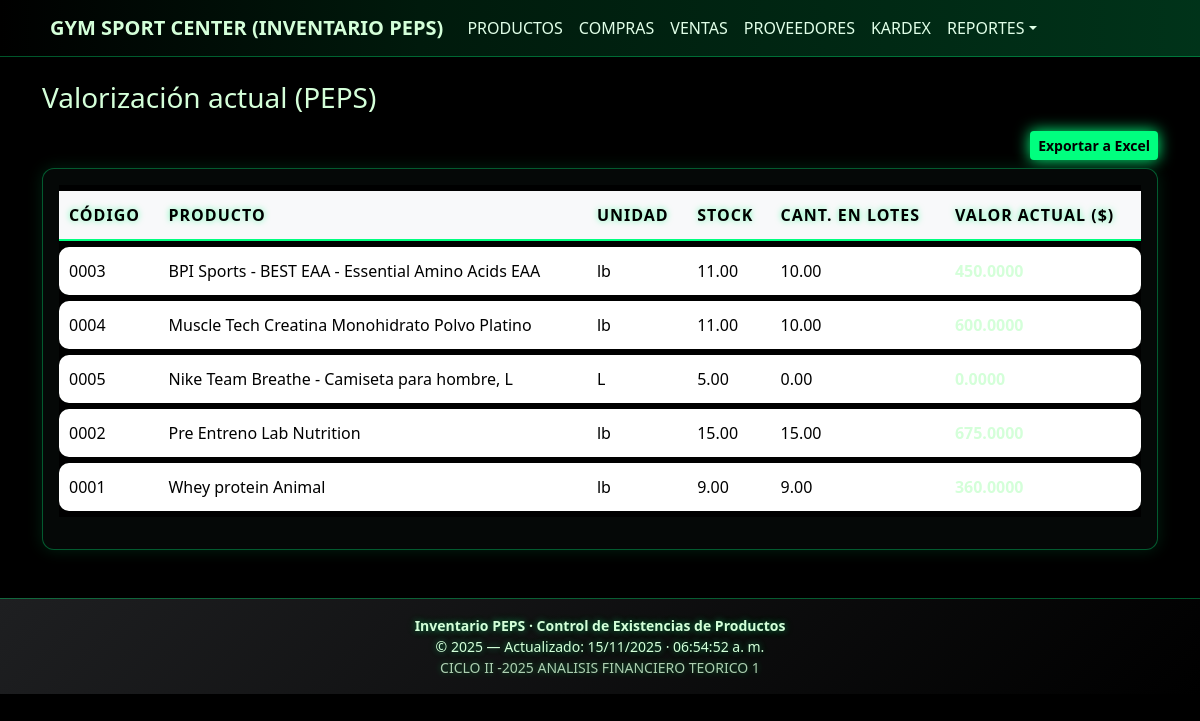
Before: /index.php?controller=reportes&action=valorizacion with the older database file.
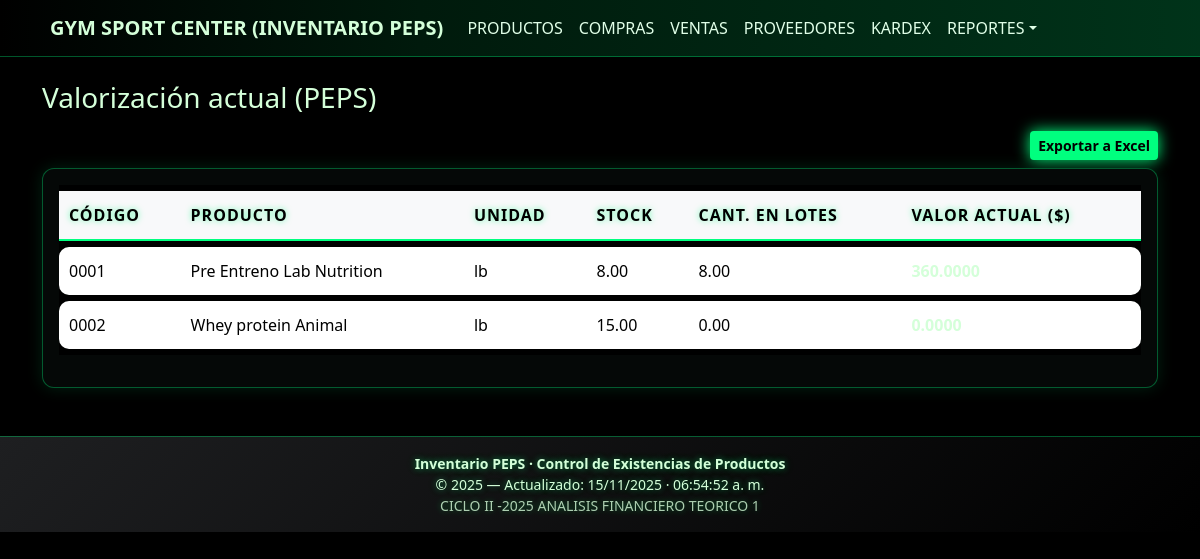
After: the same page with the newer database file.
### tables this page shows
CREATE TABLE `productos` (
  `id` int(11) NOT NULL,
  `codigo` varchar(50) DEFAULT NULL,
  `nombre` varchar(120) NOT NULL,
  `unidad` varchar(20) DEFAULT 'unidad',
  `proveedor_id` int(10) UNSIGNED DEFAULT NULL,
  `stock` decimal(12,2) NOT NULL DEFAULT 0.00,
  `creado_en` timestamp NOT NULL DEFAULT current_timestamp(),
  `imagen` varchar(255) DEFAULT NULL
);

### app/core/controller.php (called while the page is built, shortened)
<?php
class Controller {
  protected function view($view, $data = []) {
    extract($data);
    require __DIR__ . '/../views/layout/header.php';
    require __DIR__ . '/../views/' . $view . '.php';
    require __DIR__ . '/../views/layout/footer.php';
  }
}

### app/controllers/ReportesController.php (called while the page is built, shortened)
<?php
require_once __DIR__ . '/../core/Controller.php';
require_once __DIR__ . '/../models/Movimiento.php';
class ReportesController extends Controller {
  public function valorizacion() {
    $resumen = Movimiento::valorizacionActual();
    $this->view('reportes/valorizacion', compact('resumen'));
  }
}

### index.php (called while the page is built, shortened)
<?php
require_once __DIR__ . '/app/core/controller.php';
$action = $_GET['action'] ?? 'index';
$controller = new $controllerClass();
$controller->$action();

### app/models/Movimiento.php (called while the page is built, shortened)
<?php
class Movimiento {
  public static function valorizacionActual() {
    $pdo = Database::getInstance();
    $sql = "
      SELECT
        p.id     AS producto_id,
        p.codigo,
        p.nombre,
        p.unidad,
        p.stock,
        SUM(l.cantidad_disponible * l.costo_unitario) AS valor_actual,
        SUM(l.cantidad_disponible)                    AS cant_disponible
      FROM productos p
      LEFT JOIN lotes l ON l.producto_id = p.id
      GROUP BY
        p.id, p.codigo, p.nombre, p.unidad, p.stock
      ORDER BY p.nombre ASC
    ";
    return $pdo->query($sql)->fetchAll();
  }
}

### app/views/reportes/valorizacion.php (the view)
<h3 class="mb-3">Valorización actual (PEPS)</h3>
<div class="d-flex justify-content-end mb-2">
  <form method="post" action="index.php?controller=reportes&action=valorizacion_xls">
    <button class="btn btn-success btn-sm">Exportar a Excel</button>
  </form>
</div>
<div class="card shadow-sm">
  <div class="card-body table-responsive">
    <table class="table table-hover align-middle">
      <thead class="table-light">
        <tr>
          <th>Código</th><th>Producto</th><th>Unidad</th><th>Stock</th><th>Cant. en lotes</th><th>Valor actual ($)</th>
        </tr>
      </thead>
      <tbody>
        <?php foreach ($resumen as $r): ?>
          <tr>
            <td><?php echo htmlspecialchars($r['codigo']); ?></td>
            <td><?php echo htmlspecialchars($r['nombre']); ?></td>
            <td><?php echo htmlspecialchars($r['unidad']); ?></td>
            <td><?php echo number_format($r['stock'],2); ?></td>
            <td><?php echo number_format($r['cant_disponible'] ?? 0,2); ?></td>
            <td><strong><?php echo number_format($r['valor_actual'] ?? 0,4); ?></strong></td>
          </tr>
        <?php endforeach; ?>
      </tbody>
    </table>
  </div>
</div>

Changed rows visible on the page:
removed productos: codigo "0003", nombre "BPI Sports - BEST EAA - Essential Amino Acids EAA", unidad "lb", stock "11.00", cant_disponible "10.00"
removed productos: codigo "0004", nombre "Muscle Tech Creatina Monohidrato Polvo Platino", unidad "lb", stock "11.00", cant_disponible "10.00"
removed productos: codigo "0005", nombre "Nike Team Breathe - Camiseta para hombre, L", unidad "L", stock "5.00", cant_disponible "0.00"
removed productos: codigo "0002", nombre "Pre Entreno Lab Nutrition", unidad "lb", stock "15.00", cant_disponible "15.00"
removed productos: codigo "0001", nombre "Whey protein Animal", unidad "lb", stock "9.00", cant_disponible "9.00"
added productos: codigo "0001", nombre "Pre Entreno Lab Nutrition", unidad "lb", stock "8.00", cant_disponible "8.00"
added productos: codigo "0002", nombre "Whey protein Animal", unidad "lb", stock "15.00", cant_disponible "0.00"
